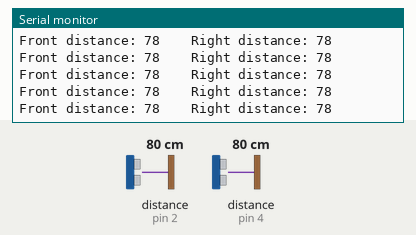
This sketch was run on a simulated Arduino Uno, built with avr-gcc and run on an emulated ATmega328P. Shown: the last lines printed to the serial monitor. Wiring (inferred from the names in the program): 2 × ultrasonic range finder: trigger pin 3, echo pin 2 / trigger pin 5, echo pin 4. Inputs (shaded band) come from the test bench; at power-on: distance to the obstacle (sensors on pin 2, pin 4) 80 cm. The echo pulse lasts 58.3 µs per cm.

Above: at 1.2 s.
1.3 s: distance to the obstacle (sensor on pin 2) set to 2 cm
At 1.38 s:
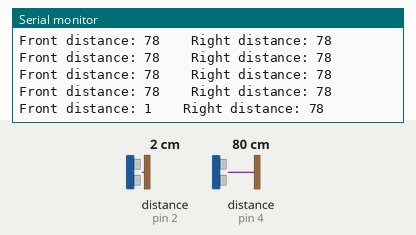
4.3 s: distance to the obstacle (sensor on pin 4) set to 2 cm
At 4.32 s:
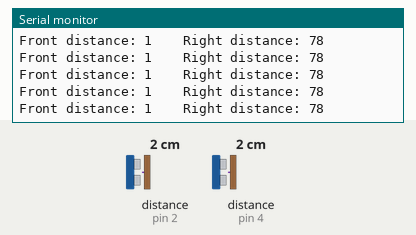
7.3 s: distance to the obstacle (sensor on pin 2) set to 18 cm
At 7.32 s:
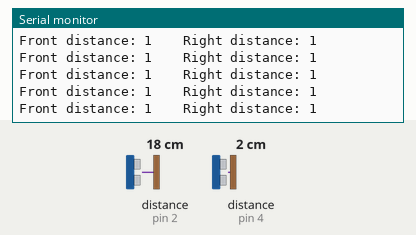
10.3 s: distance to the obstacle (sensor on pin 4) set to 18 cm
At 10.3 s:
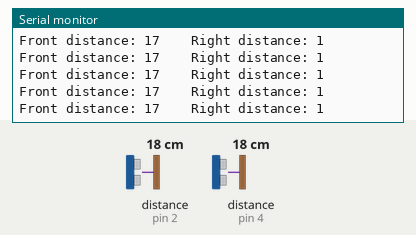
13.3 s: distance to the obstacle (sensor on pin 2) set to 4 cm
At 13.31 s:
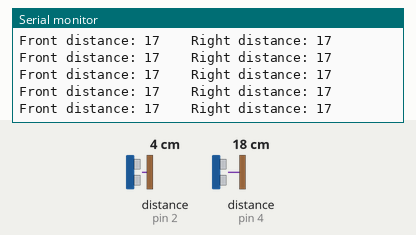
16.3 s: distance to the obstacle (sensor on pin 4) set to 4 cm
At 16.3 s:
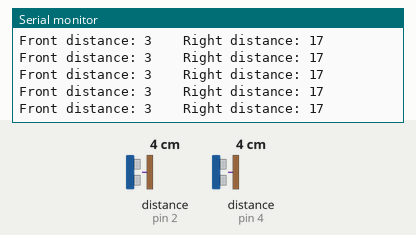
Timing chart, 0 to 19.3 s (numbered marks = the images above; inputs shaded):
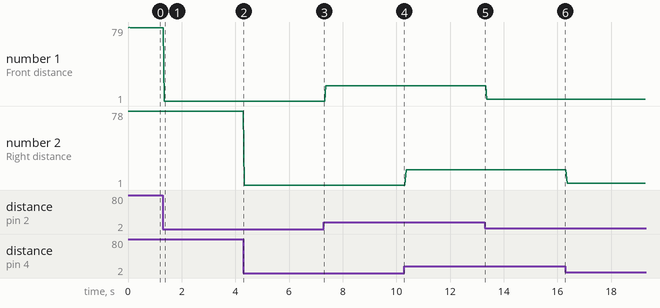

The sketch:

UltrasonicTest.ino
```cpp
int echoRight = 4;
int trigRight = 5;
int echoFront = 2;
int trigFront = 3;

/* Sends ultrasonic pulse out on specified pins and
  returns distance, along with timeout for pulse in microseconds */
int getUltrasonicDistance(int trigger, int echo, int timeout) {
  long duration;

  // Clears the trigger
  digitalWrite(trigger, LOW);
  delayMicroseconds(2);

  // Sends out pulse setting trigger to high for 10 microseconds
  digitalWrite(trigger, HIGH);
  delayMicroseconds(10);
  digitalWrite(trigger, LOW);

  // Reads the echo pin, getting travel time
  duration = pulseIn(echo, HIGH, timeout);

  // Calculating distance
  return (duration * 0.034 / 2);
}

void setup() {
  pinMode(trigRight, OUTPUT);
  pinMode(echoRight, INPUT);
  pinMode(trigFront, OUTPUT);
  pinMode(echoFront, INPUT);
  Serial.begin(9600);
}

void loop() {
  Serial.print("Front distance: ");
  Serial.print(getUltrasonicDistance(trigFront, echoFront, 10000));
  Serial.print("    Right distance: ");
  Serial.println(getUltrasonicDistance(trigRight, echoRight, 10000));
}
```

Measured:
- after the input at 1.3 s, the serial monitor: prints a new line after 0.05 s (image 1)
- plotted number 1: 78 → 1 after the input at 1.3 s, 1 → 17 after the input at 7.3 s, 17 → 3 after the input at 13.3 s
